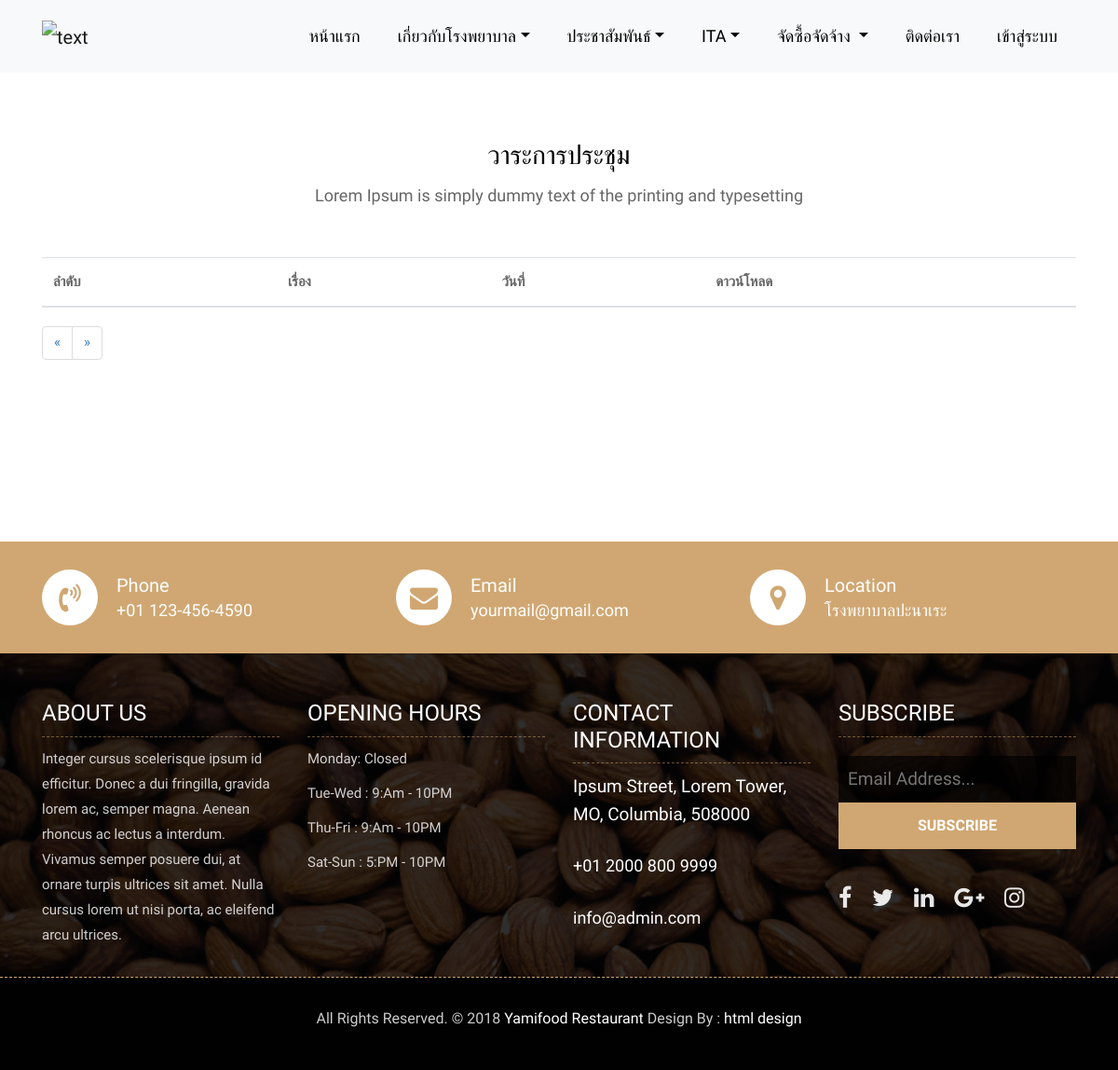
The page /display/the_agenda.php on the database as committed earlier.
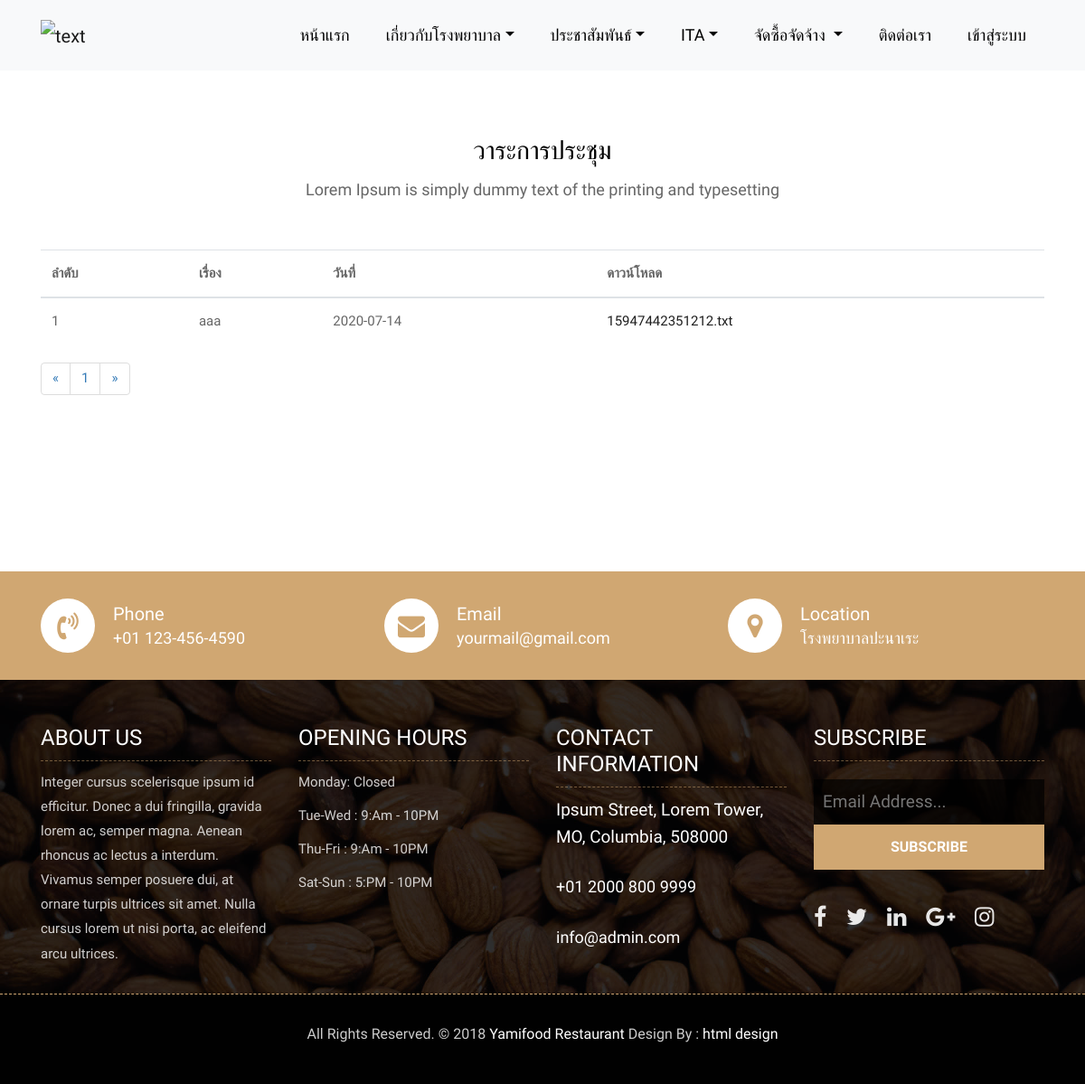
The same page on the database as committed later.
### tables this page shows
CREATE TABLE `the_agenda` (
  `the_id` int(11) NOT NULL,
  `the_topic` varchar(150) DEFAULT NULL,
  `the_date` date DEFAULT NULL,
  `the_file` varchar(150) DEFAULT NULL
);

### display/the_agenda.php (the view, shortened to what this page needs)
<?php
include('../config.php');
$sql= "SELECT * FROM the_agenda";
$query = mysqli_query($conn, $sql);
$perpage = 15;
?>
<!DOCTYPE html>
<html>
<head>
    <link rel="stylesheet" href="../css/bootstrap.min.css">
    <link rel="stylesheet" href="../css/style.css">
    <link rel="stylesheet" href="../css/responsive.css">
    <link rel="stylesheet" href="../css/custom.css">
</head>
<body>
    <div id="container">
        <header>
            <?php include '../menu.php' ?>
        </header>
        <article>
            <div class="table">
            <div class="about-section-box">
                <div class="container">
                <div class="row">
                        <div class="col-lg-12">
                            <div class="heading-title text-center">
                                <h2>วาระการประชุม</h2>
                                <p>Lorem Ipsum is simply dummy text of the printing and typesetting</p>
                            </div>
                        </div>
                    </div>
                        <table>
                            <thead>
                                <tr class="table">
                                    <th class="column1">ลำดับ</th>
                                    <th class="column2">เรื่อง</th>
                                    <th class="column3">วันที่</th>
                                    <th class="column3">ดาวน์โหลด</th>
                                </tr>
                            </thead>
                            <tbody>
                                <?php
										while ($fetch = mysqli_fetch_assoc($query)) {
											?>
                                <tr>
                                    <td class="column1"><?php echo $fetch['the_id'] ?></td>
                                    <td class="column2"><?php echo $fetch['the_topic'] ?></td>
                                    <td class="column3"><?php echo $fetch['the_date'] ?></td>
                                    <td class="column4">
                                    <?php $files=$fetch['the_file']; ?>
                                    <a download="<?php echo $files ?>" href="../uploads/uploads_the_agenda/<?php echo $files ?>">
                                             <?php echo $fetch['the_file'] ?>
                                            </td>
                                </tr>
                                <?php
										}
										?>
                            </tbody>
                        </table>
                        <?php
								$sql2 = "select * from the_agenda ";
								$query2 = mysqli_query($conn, $sql2);
								$total_record = mysqli_num_rows($query2);
								$total_page = ceil($total_record / $perpage);
								?>
								<nav>
									<ul class="pagination">
										<li>
											<a href="the_agenda.php?page=1" aria-label="Previous">
												<span aria-hidden="true">&laquo;</span>
											</a>
										</li>
										<?php for ($i = 1; $i <= $total_page; $i++) { ?>
											<li><a href="the_agenda.php?page=<?php echo $i; ?>"><?php echo $i; ?></a></li>
										<?php } ?>
										<li>
											<a href="the_agenda.php?page=<?php echo $total_page; ?>" aria-label="Next">
												<span aria-hidden="true">&raquo;</span>
											</a>
										</li>
									</ul>
								</nav>
                </div>
            </div>
            </div>
            </article>
    </div>
    <nav>
<?php include '../lower.php' ?>
</nav>
</body>
</html>

Rows that differ between the two databases and show on the page:
added the_agenda: the_id "1", the_topic "aaa", the_date "2020-07-14", the_file "15947442351212.txt"
Other text that changed with them:
new list line: "1"
